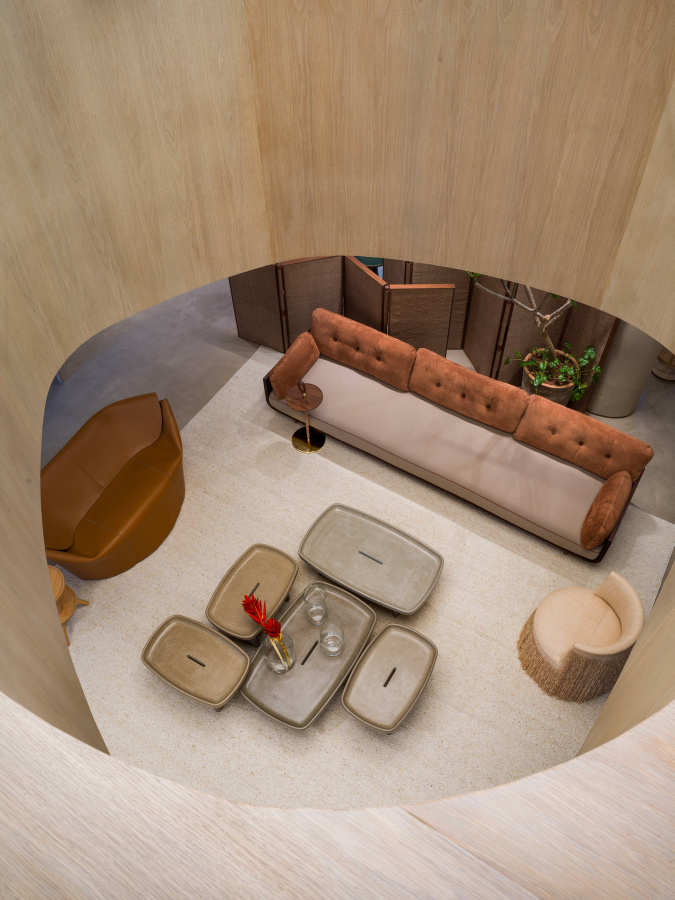
#> input picture app/kit_congelado/img/p1.jpg, 1349 x 1800 px (shown at 1/2 size)
$ python -i gerar_html_atos.py   (imports and definitions only)
#> lines starting #> are read from the running program, lines starting #| are printed output that depends on the picture
# -*- coding: utf-8 -*-
"""
+55 Design — Monta a versao "Roteiro em Atos" do relatorio
==========================================================
Le o Analise_Vendas_e_DRE_55Design.html que ja existe, retira dele o bloco de dados
(window.DATA=...) exatamente como esta, e grava um SEGUNDO arquivo com o mesmo
conteudo reorganizado na sequencia da reuniao — seis atos e, ao fim, os anexos
agrupados por tema.

O relatorio original NAO e tocado: este script so le. A reorganizacao inteira vive
no atos.js (movimentacao dos blocos) e no atos.css (o visual dos atos e anexos);
o calculo, os graficos e a interacao continuam sendo os do app.js.

Diferencas em relacao ao montar_doc() do gerar_relatorio.py:
  - entra o atos.css depois do style2.css, e o atos.js depois do insights.js;
  - entra um prelude que aponta o localStorage deste arquivo para chaves proprias,
    para que a selecao de itens/roteiro guardada no relatorio original nao esconda
    blocos aqui (os dois arquivos rodam na mesma origem e dividiriam a mesma chave);
  - o painel "Itens da apresentacao" nao vai para o HTML: aqui o roteiro E o
    documento. Quem quiser montar a propria selecao usa o relatorio original.

USO:
    python gerar_html_atos.py

SAIDA:
    Analise_Vendas_e_DRE_55Design_Atos.html
"""
import io, os, re, sys, json, base64, datetime

AQUI = os.path.dirname(os.path.abspath(__file__))
IMG = os.path.join(AQUI, 'img')
# ATOS_ORIGEM / ATOS_SAIDA permitem montar a versão em atos de um HTML de teste
# (ferramentas/conferir.py e viagem_tempo.py) sem tocar nos arquivos da raiz
ORIGEM = os.environ.get('ATOS_ORIGEM') or os.path.join(AQUI, 'Analise_Vendas_e_DRE_55Design.html')
SAIDA = os.environ.get('ATOS_SAIDA') or os.path.join(AQUI, 'Analise_Vendas_e_DRE_55Design_Atos.html')

# ---------------------------------------------------------------------------
# Imagens embutidas: o arquivo tem de viajar sozinho
# ---------------------------------------------------------------------------
# As fotos do showroom sao referenciadas como "img/p1.jpg" — caminho relativo,
# que so existe na maquina de quem gerou. Ao mandar o HTML por e-mail a pessoa
# recebe o relatorio sem a direcao de arte. Aqui cada arquivo vira um data: URI
# dentro do proprio documento.
#
# Sem reduzir, os 19 originais (1349x1800) somam 7,9 MB e virariam 10,5 MB em
# base64 — pesado demais para anexo. As fotos so aparecem como FUNDO de faixas
# largas e baixas (hero, abertura de capitulo), com scrim por cima: recortar na
# proporcao 3:2 no mesmo ponto que o CSS ancora (center 35%) e reamostrar para
# 1200x800 mantem a nitidez do que se ve e derruba o peso para ~2,7 MB.
FOTO_W, FOTO_H, FOTO_Q = 1200, 800, 72
LOGO_W = 600          # o logo aparece no maximo a ~380 px; 600 cobre telas retina


def _reduz_foto(caminho):
    """Recorta em 3:2 (ancora vertical em 35%, como o CSS) e reamostra."""
#> called with caminho = 'img/p1.jpg'
    from PIL import Image
    im = Image.open(caminho).convert('RGB')
#> im is the input picture: PIL image 1349x1800 RGB; mean R, G, B 162.6, 138.4, 116.9
    w, h = im.size
#> w = 1349; h = 1800
    alvo = FOTO_W / float(FOTO_H)
    if w / float(h) < alvo:                      # retrato: corta em cima e embaixo
        nh = int(w / alvo)
#> nh = 899
        topo = int((h - nh) * 0.35)
#> topo = 315
        im = im.crop((0, topo, w, topo + nh))
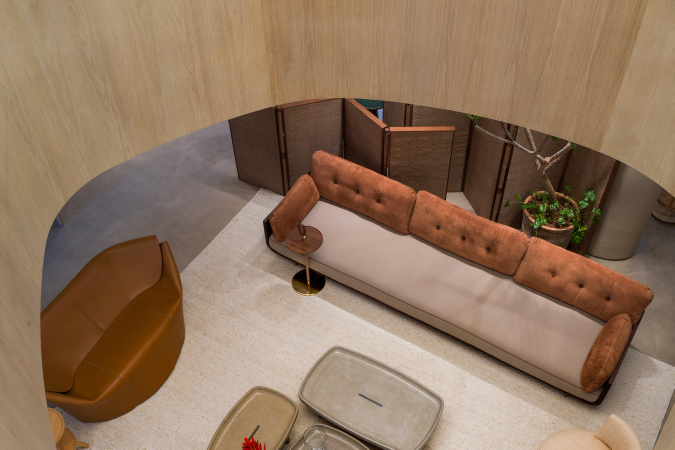
#> im: PIL image 1349x899 RGB (shown at 1/2 size); mean R, G, B 143.1, 116.4, 93.8
    else:                                        # paisagem larga demais: corta nas laterais
        nw = int(h * alvo)
        esq = int((w - nw) * 0.5)
        im = im.crop((esq, 0, esq + nw, h))
    im = im.resize((FOTO_W, FOTO_H), Image.LANCZOS)
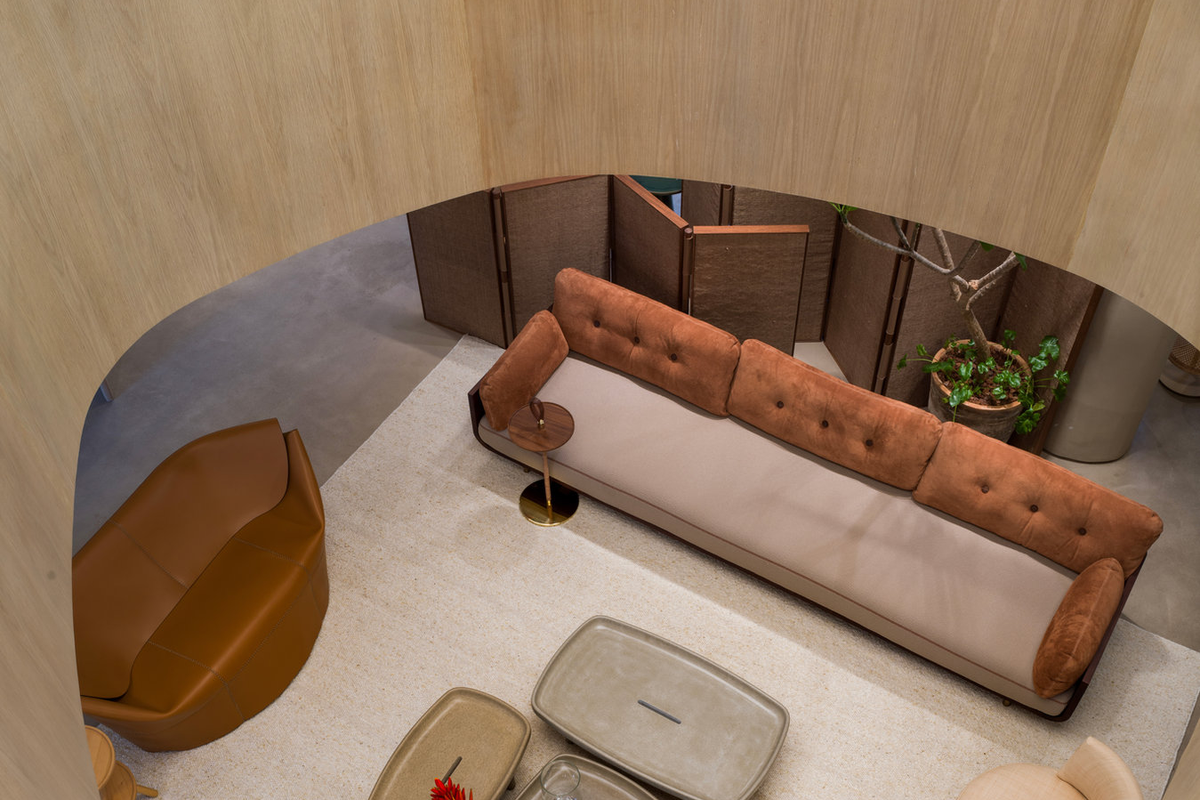
#> im: PIL image 1200x800 RGB; mean R, G, B 143.1, 116.4, 93.8
    buf = io.BytesIO()
    im.save(buf, 'JPEG', quality=FOTO_Q, optimize=True, progressive=True)
    return buf.getvalue(), 'image/jpeg'


# [66 lines left out: functions _reduz_logo, imagens_embutidas, css_com_imagens, css_vars_js, not called in this run]

# O relatorio original e o de atos rodam na mesma origem (file:// ou o mesmo host),
# entao dividiriam localStorage. Sem isto, um roteiro salvo la esconderia blocos aqui.
PRELUDE = """(function(){
  var M={kit55AdminSel:'kit55AtosAdminSel',kit55Roteiro:'kit55AtosRoteiro',
         kit55Roteiros:'kit55AtosRoteiros'};
  var ls; try{ ls=window.localStorage; }catch(e){ return; }
  if(!ls) return;
  var g=ls.getItem.bind(ls), s=ls.setItem.bind(ls), r=ls.removeItem.bind(ls);
  var shim={
    getItem:function(k){ return g(M[k]||k); },
    setItem:function(k,v){ return s(M[k]||k,v); },
    removeItem:function(k){ return r(M[k]||k); },
    clear:function(){ Object.keys(M).forEach(function(k){ r(M[k]); }); },
    key:function(i){ return ls.key(i); }
  };
  Object.defineProperty(shim,'length',{get:function(){ return ls.length; }});
  try{ Object.defineProperty(window,'localStorage',{configurable:true,value:shim}); }catch(e){}
})();"""


def ler(nome):
    return io.open(os.path.join(AQUI, nome), encoding='utf-8').read()


# [75 lines left out: function main, not called in this run]


# [2 lines not run here, left out]

>>> result = _reduz_foto('img/p1.jpg')

$ run again, on app/kit_congelado/img/p13.jpg
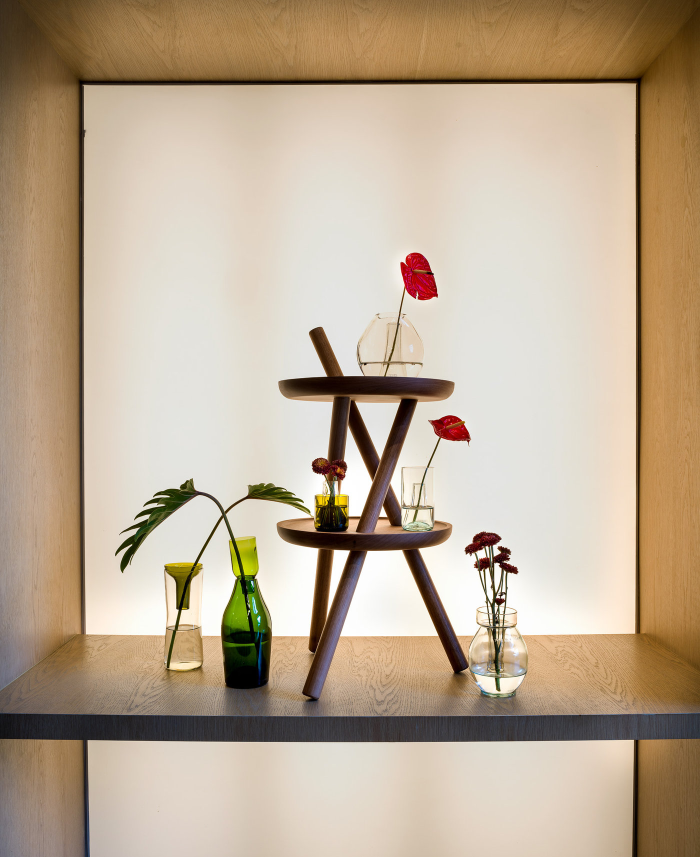
#> input picture app/kit_congelado/img/p13.jpg, 1400 x 1714 px (shown at 1/2 size)
#> in _reduz_foto, im is the input picture: PIL image 1400x1714 RGB; mean R, G, B 188.2, 170.1, 147.7
#> in _reduz_foto, `im = im.crop((0, topo, w, topo + nh))`:
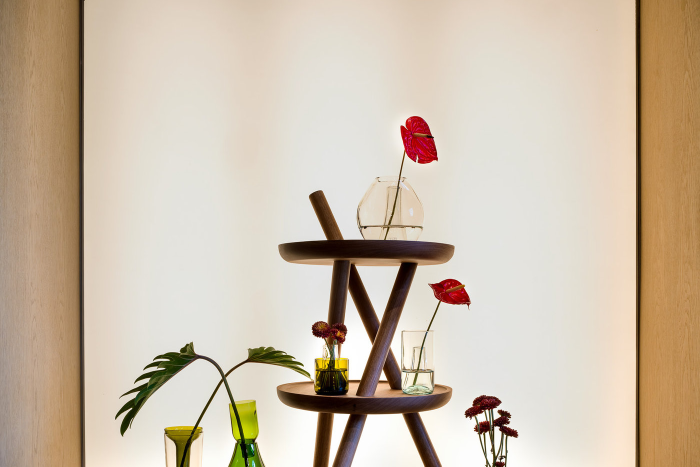
#> im: PIL image 1400x933 RGB (shown at 1/2 size); mean R, G, B 204.6, 189.4, 170.3
#> in _reduz_foto, `im = im.resize((FOTO_W, FOTO_H), Image.LANCZOS)`:
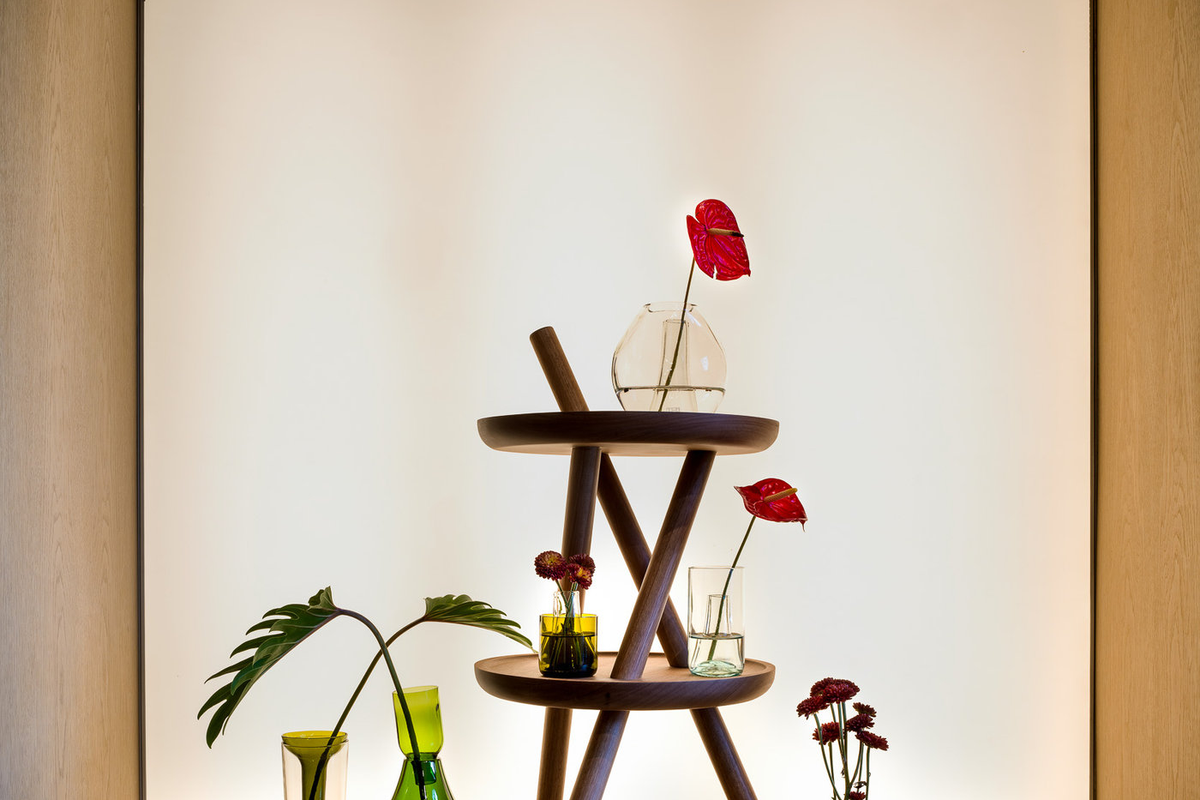
#> im: PIL image 1200x800 RGB; mean R, G, B 204.6, 189.4, 170.4

$ run again, on app/kit_congelado/img/p15.jpg
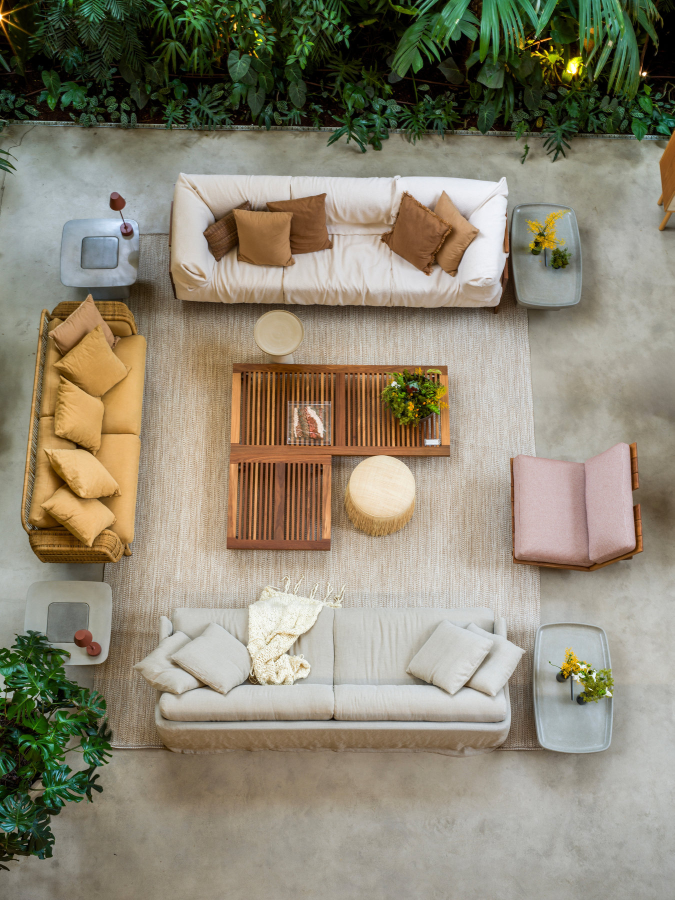
#> input picture app/kit_congelado/img/p15.jpg, 1349 x 1800 px (shown at 1/2 size)
#> in _reduz_foto, im is the input picture: PIL image 1349x1800 RGB; mean R, G, B 140.4, 134, 115.5
#> in _reduz_foto, `im = im.crop((0, topo, w, topo + nh))`:
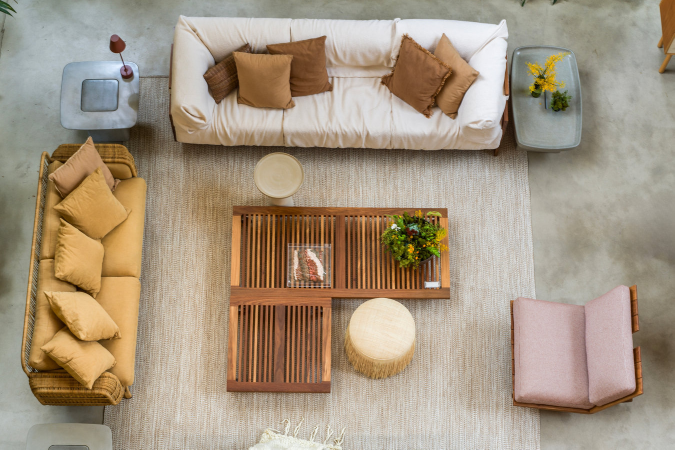
#> im: PIL image 1349x899 RGB (shown at 1/2 size); mean R, G, B 165.4, 149.9, 129.8
#> in _reduz_foto, `im = im.resize((FOTO_W, FOTO_H), Image.LANCZOS)`:
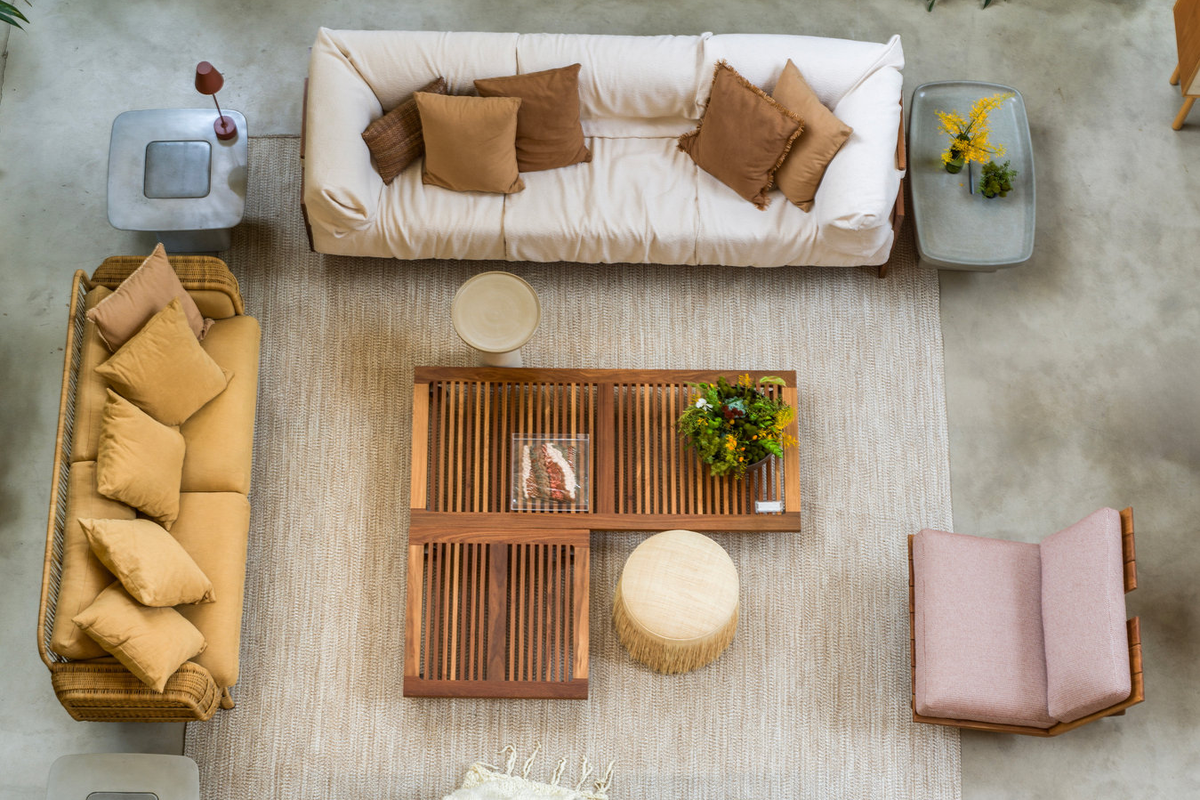
#> im: PIL image 1200x800 RGB; mean R, G, B 165.4, 149.9, 129.8
